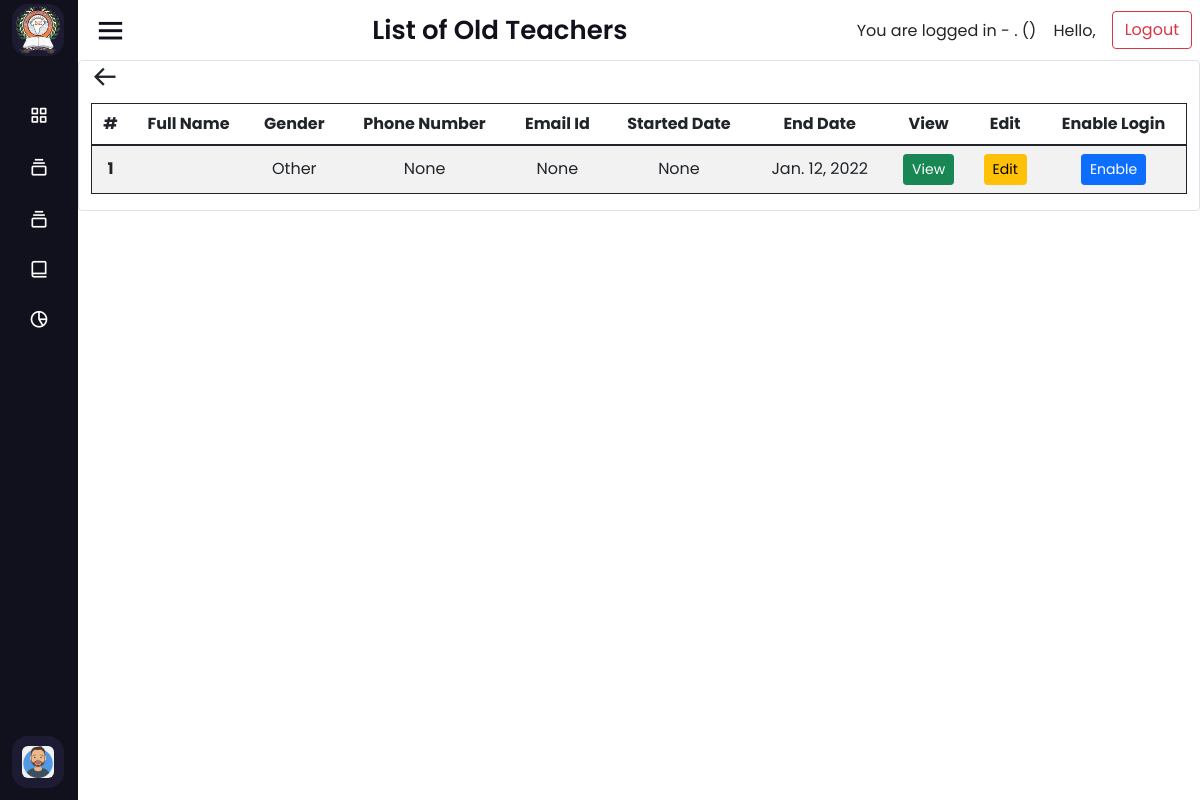
The app's page /oldTeachers (signed in) with its own data.
### accounts/models.py (models this page shows, shortened)
class Teacher(models.Model):
    user_id = models.OneToOneField(CustomUser,primary_key=True,on_delete=models.CASCADE)
    full_name = models.CharField(max_length=255, blank=True)
    date_of_birth = models.DateField(auto_now=False, auto_now_add=False, blank=True, null=True)
    gender = models.IntegerField(choices = gender_choices, blank=True, null=True)
    email_id = models.EmailField(max_length=255, blank=True, null=True)
    phone_number = models.CharField(max_length=255, blank=True, null=True)
    blood_group = models.CharField(max_length=10, choices = blood_choices, null=True, blank=True)
    aadhaar_number = models.CharField(max_length=255, blank=True, null=True)
    present_address = models.TextField(blank=True, null=True)
    permanent_address = models.TextField(blank=True, null=True)
    profile_pic = models.ImageField(upload_to=None, height_field=None, width_field=None, max_length=None,blank=True, null=True)
    started_date = models.DateField(auto_now=False, auto_now_add=False, blank=True, null=True)
    end_date = models.DateField(auto_now=False, auto_now_add=False, null=True, blank=True)
    handling_subjects = models.CharField(max_length=255, blank=True, null=True)
    created_at = models.DateTimeField(auto_now=True)
    updated_at = models.DateTimeField(auto_now_add=True)
    REQUIRED_FIELDS = ['user_id']

### accounts/views.py (the view)
# urls.py: path('oldTeachers', views.OldTeacherList.as_view(), name="oldTeachers"),
class OldTeacherList(ListView):
    model = Teacher
    template_name = 'accounts/oldTeachers.html'
    def get_context_data(self, **kwargs):
        context = super().get_context_data(**kwargs)
        context['filter'] = TeachersFilter(
            self.request.GET, queryset=self.get_queryset())
        context['teachers'] = self.get_queryset()
        return context
    def get_queryset(self, *args, **kwargs):
        teachers = Teacher.objects.exclude(end_date=None)
        return teachers

### templates/accounts/oldTeachers.html (shortened to what this page needs)
{% extends 'home/dashboard.html' %}
{% load static %}
{% load bootstrap %}
{% block pageHeader %}
List of Old Teachers
{% endblock %}
{% block dashboard %}
<div class="container table-responsive table-responsive-md table-responsive-lg table-responsive-x border rounded">
    <a href="{{request.META.HTTP_REFERER|escape}}" class='h3 bx bx-arrow-back text-decoration-none text-dark'></a>
    <table id="myTable"
        class="table table-hover table-striped text-center display border border-dark rounded align-middle caption-top ">
        <thead>
            <tr>
                <th scope="col">#</th>
                <th scope="col">Full Name</th>
                <th scope="col">Gender</th>
                <th scope="col">Phone Number</th>
                <th scope="col">Email Id</th>
                <th scope="col">Started Date</th>
                <th scope="col">End Date</th>
                <th scope="col">View</th>
                <th scope="col">Edit</th>
                <th scope="col">Enable Login</th>
            </tr>
        </thead>
        <tbody>
            {% for t in filter.qs %}
            <tr class="mx-auto">
                <th scope="row">{{ forloop.counter }}</th>
                <td>{{t.full_name}}<br></td>
                <td>
                    {% if t.gender == 1 %}
                    Male
                    {% elif t.gender == 2 %}
                    Female
                    {% else %}
                    Other
                    {% endif %}
                </td>
                <td>{{t.phone_number}}<br></td>
                <td>{{t.email_id}}</td>
                <td>{{t.started_date}}</td>
                <td>{{t.end_date}}</td>
                <td><a href="{% url 'teacherProfileView' pk=t.user_id %}" class="btn btn-sm btn-success">View</a></td>
                <td><a href="{% url 'teacherProfileEdit' t.user_id %}" class="btn btn-sm btn-warning">Edit</a></td>
                {% if t.user_id.is_active == True %}
                <td><a href="{% url 'disable-old-teacher' t.user_id %}"
                        class="btn btn-sm btn-danger">Disable</a></td>
                {% else %}
                <td><a href="{% url 'enable-old-teacher' t.user_id %}"
                        class="btn btn-sm btn-primary">Enable</a></td>
                {% endif %}
            </tr>
            {% endfor %}
        </tbody>
    </table>
</div>
{% endblock %}

### static/dashboard/css.css (style rules this page uses)
* { margin: 0; padding: 0; box-sizing: border-box; font-family: 'Poppins', sans-serif; }

### records on screen
Teacher: shows "Other", phone_number "None", email_id "None", started_date "None", end_date "Jan. 12, 2022", shows "Enable"
